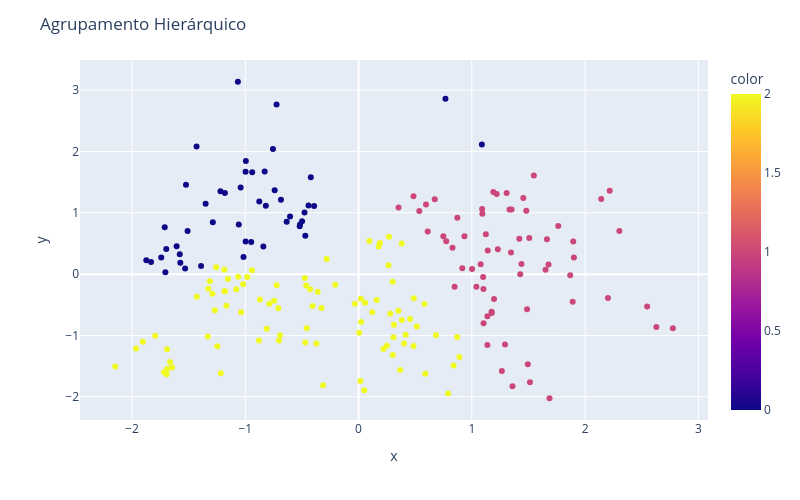

Notebook cell for this chart:
### Code cell
graf = px.scatter(x = df2_pca[:,0], y = df2_pca[:,1], color=classificacao4)
graf.update_layout(width=800,height=500,title_text='Agrupamento Hierárquico')
graf.show()

### Figure 1 — Plotly figure (JSON) as saved in the notebook; plotly's stock layout.template omitted (floating-point values rounded to 4 significant figures; data arrays with more than 128 entries replaced by an {"elided": "..."} marker saying what was removed)
{"data": [{"hovertemplate": "x=%{x}<br>y=%{y}<br>color=%{marker.color}<extra></extra>", "legendgroup": "", "marker": {"color": {"elided": "200 int values"}, "coloraxis": "coloraxis", "symbol": "circle"}, "mode": "markers", "name": "", "orientation": "v", "showlegend": false, "type": "scatter", "x": {"elided": "200 float values"}, "xaxis": "x", "y": {"elided": "200 float values"}, "yaxis": "y"}], "layout": {"coloraxis": {"colorbar": {"title": {"text": "color"}}, "colorscale": [[0, "#0d0887"], [0.1111, "#46039f"], [0.2222, "#7201a8"], [0.3333, "#9c179e"], [0.4444, "#bd3786"], [0.5556, "#d8576b"], [0.6667, "#ed7953"], [0.7778, "#fb9f3a"], [0.8889, "#fdca26"], [1, "#f0f921"]]}, "height": 500, "legend": {"tracegroupgap": 0}, "margin": {"t": 60}, "title": {"text": "Agrupamento Hierárquico"}, "width": 800, "xaxis": {"anchor": "y", "domain": [0, 1], "title": {"text": "x"}}, "yaxis": {"anchor": "x", "domain": [0, 1], "title": {"text": "y"}}}}
